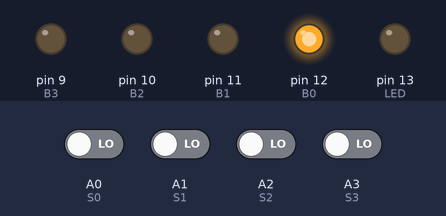
A sketch run on a simulated Arduino Uno, built with avr-gcc and run on an emulated ATmega328P. Parts: output pins drawn as LEDs (lit = HIGH). The test bench sets the inputs (shaded band); at power-on: A0 (S0), A1 (S1), A2 (S2), A3 (S3) LOW.

Above: at 1.2 s.
1.3 s: A0 (S0) driven HIGH
At 2.5 s:
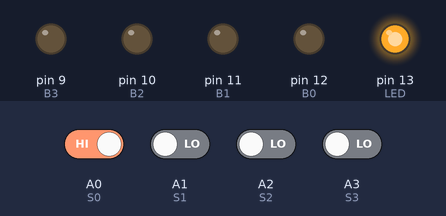
2.8 s: A0 (S0) driven LOW
At 3.8 s:
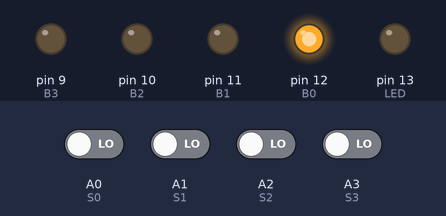
4.3 s: A1 (S1) driven HIGH
At 4.8 s:
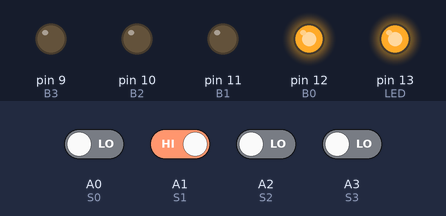
5.8 s: A1 (S1) driven LOW
At 7.1 s:
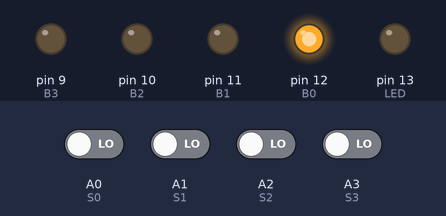
Timing chart, 0 to 8.3 s (numbered marks = the images above; inputs shaded):
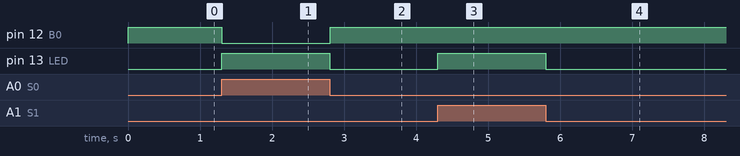

The sketch:

tatacon.ino
```cpp
/*!
 * @file tatacon.ino
 * @brief tatacon controller
 * @auther kaneko
 * @date 2018-11-24 test release
 * @date 2018-11-25 1st release
 */

/*=========================================
  contents
===========================================*/
#define     LED     13      /*! LED pin         */
#define     S0      A0      /*! sensor0         */
#define     S1      A1      /*! sensor1         */
#define     S2      A2      /*! sensor2         */
#define     S3      A3      /*! sensor3         */
#define     B0      12      /*! button0         */
#define     B1      11      /*! button1         */
#define     B2      10      /*! button2         */
#define     B3      9       /*! button3         */

#define     T0      100     /*! OFF wait 0 5ms@100 */
#define     T1      100     /*! OFF wait 1 5ms@100 */
#define     T2      100     /*! OFF wait 2 5ms@100 */
#define     T3      100     /*! OFF wait 3 5ms@100 */

/*=========================================
  globals
===========================================*/
int         cnt0;           /*! counter 0       */
int         cnt1;           /*! counter 1       */
int         cnt2;           /*! counter 2       */
int         cnt3;           /*! counter 3       */
bool        led_on;         /*! LED flag        */

/*=========================================
  functions
===========================================*/
/*!
 * @brief setup
 * @return void
 */
void setup() {
  /*----- init. globals -----*/
  cnt0 = 0;
  cnt1 = 0;
  cnt2 = 0;
  cnt3 = 0;
  led_on = false;

  /*----- init. pins -----*/
  pinMode(LED, OUTPUT);
  pinMode(S0, INPUT);
  pinMode(S1, INPUT);
  pinMode(S2, INPUT);
  pinMode(S3, INPUT);
  pinMode(B0, OUTPUT); digitalWrite(B0, HIGH);
  pinMode(B1, OUTPUT); digitalWrite(B1, HIGH);
  pinMode(B2, OUTPUT); digitalWrite(B2, HIGH);
  pinMode(B3, OUTPUT); digitalWrite(B3, HIGH);

}

/*!
 * @brief loop
 * @return void
 */
void loop() {
  /*----- update button -----*/
  if(cnt0 == 0) digitalWrite(B0, HIGH); else digitalWrite(B0, LOW);
  if(cnt1 == 0) digitalWrite(B1, HIGH); else digitalWrite(B1, LOW);
  if(cnt2 == 0) digitalWrite(B2, HIGH); else digitalWrite(B2, LOW);
  if(cnt3 == 0) digitalWrite(B3, HIGH); else digitalWrite(B3, LOW);

  led_on = false;
  /*----- check sensor 0 -----*/
  if(digitalRead(S0) == HIGH) {
    cnt0 = T0;
    led_on = true;
  } else {
    if(cnt0 != 0) --cnt0;
  }

  /*----- check sensor 1 -----*/
  if(digitalRead(S1) == HIGH) {
    cnt1 = T1;
    led_on = true;
  } else {
    if(cnt1 != 1) --cnt1;
  }

  /*----- check sensor 2 -----*/
  if(digitalRead(S2) == HIGH) {
    cnt2 = T2;
    led_on = true;
  } else {
    if(cnt2 != 2) --cnt2;
  }

  /*----- check sensor 3 -----*/
  if(digitalRead(S3) == HIGH) {
    cnt3 = T3;
    led_on = true;
  } else {
    if(cnt3 != 3) --cnt3;
  }

  /*----- LED control -----*/
  if(led_on) digitalWrite(LED, HIGH); else digitalWrite(LED, LOW);

}
```

Measured:
- after the input at 1.3 s, pin 12 (B0): HIGH → LOW at once; pin 13 (LED): LOW → HIGH at once
- after the input at 2.8 s, pin 12 (B0): LOW → HIGH at once; pin 13 (LED): HIGH → LOW at once
- after the input at 4.3 s, pin 13 (LED): LOW → HIGH at once
- after the input at 5.8 s, pin 13 (LED): HIGH → LOW at once
